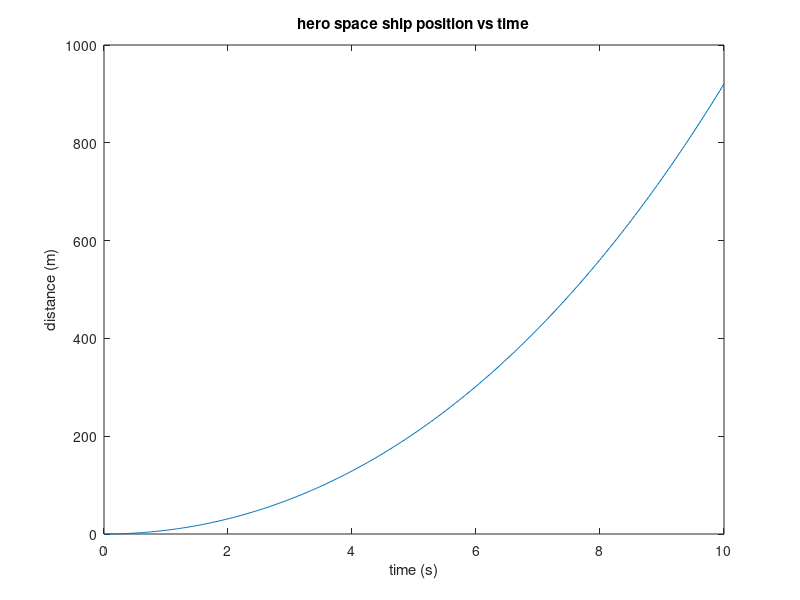

Reproduce this figure in MATLAB.
tstart = 0;
tstop =10;
steps = 300;
time = linspace(tstart,tstop,steps);
d = zeros(300,1);
mdot = 350;
C = 300;
minit = 7000;

%loop through and create enough data points to graph
for x = 1:steps
    d(x) = -C *((time(x)- minit / mdot)*log(minit - mdot*time(x)) - time(x)-log(minit)*time(x)+minit /mdot * log(minit));
    
end


plot(time,d)
xlabel("time (s)")
ylabel("distance (m)");
title("hero space ship position vs time");
